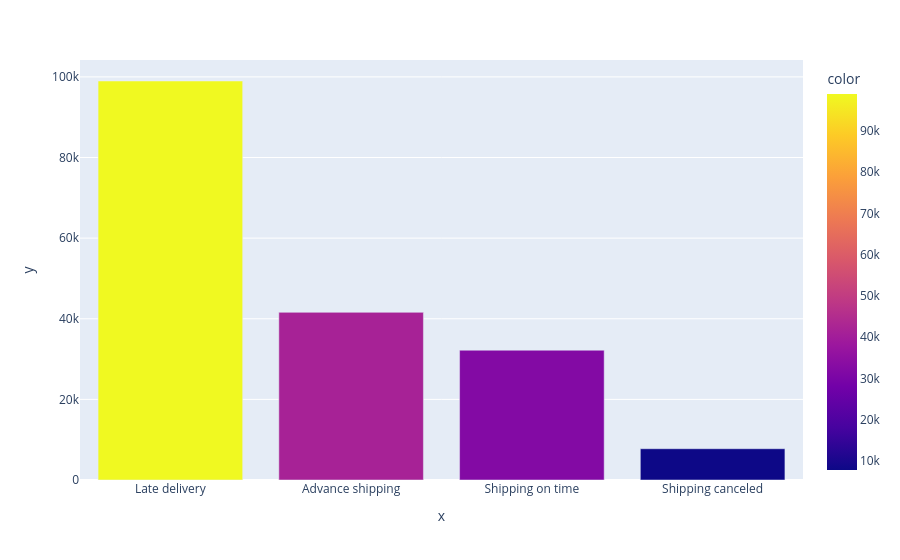

Write notebook code for a chart like this one.
### Markdown cell above
# delvery status

### Code cell
data_delivery_status=df1.groupby(['Delivery Status'])['Order Id'].count().reset_index(name='Number of Orders').sort_values(by= 'Number of Orders', ascending= False)
px.bar(x=data_delivery_status['Delivery Status'] , y=data_delivery_status['Number of Orders']  , color=data_delivery_status['Number of Orders'],
      labels = { 'Delivery Status': 'Delivery Status', 'Number of Orders': 'Number of Orders'})

### Figure 1 — Plotly figure (JSON) as saved in the notebook; plotly's stock layout.template omitted (floating-point values rounded to 4 significant figures)
{"data": [{"hovertemplate": "x=%{x}<br>y=%{y}<br>color=%{marker.color}<extra></extra>", "legendgroup": "", "marker": {"color": [98977, 41592, 32196, 7754], "coloraxis": "coloraxis", "pattern": {"shape": ""}}, "name": "", "orientation": "v", "showlegend": false, "textposition": "auto", "x": ["Late delivery", "Advance shipping", "Shipping on time", "Shipping canceled"], "xaxis": "x", "y": [98977, 41592, 32196, 7754], "yaxis": "y", "type": "bar"}], "layout": {"xaxis": {"anchor": "y", "domain": [0.0, 1.0], "title": {"text": "x"}}, "yaxis": {"anchor": "x", "domain": [0.0, 1.0], "title": {"text": "y"}}, "coloraxis": {"colorbar": {"title": {"text": "color"}}, "colorscale": [[0.0, "#0d0887"], [0.1111, "#46039f"], [0.2222, "#7201a8"], [0.3333, "#9c179e"], [0.4444, "#bd3786"], [0.5556, "#d8576b"], [0.6667, "#ed7953"], [0.7778, "#fb9f3a"], [0.8889, "#fdca26"], [1.0, "#f0f921"]]}, "legend": {"tracegroupgap": 0}, "margin": {"t": 60}, "barmode": "relative"}}
